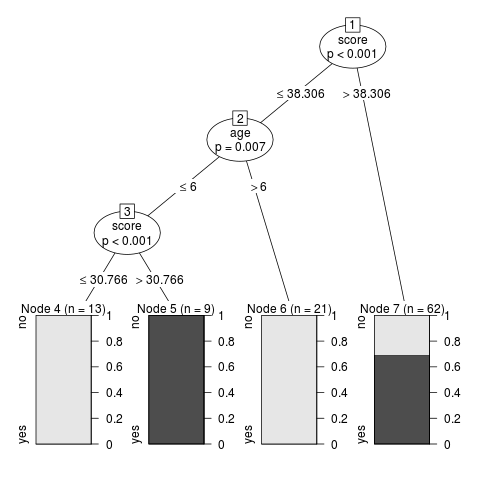

Write the R code that produced this figure.
#readingskills data
library(party)
print(head(readingSkills))
input.dat<-readingSkills[c(1:105),]
png(file = "decision.png")
output.tree=ctree(nativeSpeaker ~ age + shoeSize + score, data = input.dat)
output.tree
plot(output.tree)
dev.off()

#life insurance data
library(party)
f=file.choose()
f1=read.csv(f)
input.dat<-f1[c(1:10),]
png(file = "decision1.png")
output.tree=ctree(Life.Ins.Promo ~ Age + Sex + CC.Ins + Income.Range , data = input.dat)
output.tree
plot(output.tree)
dev.off()
